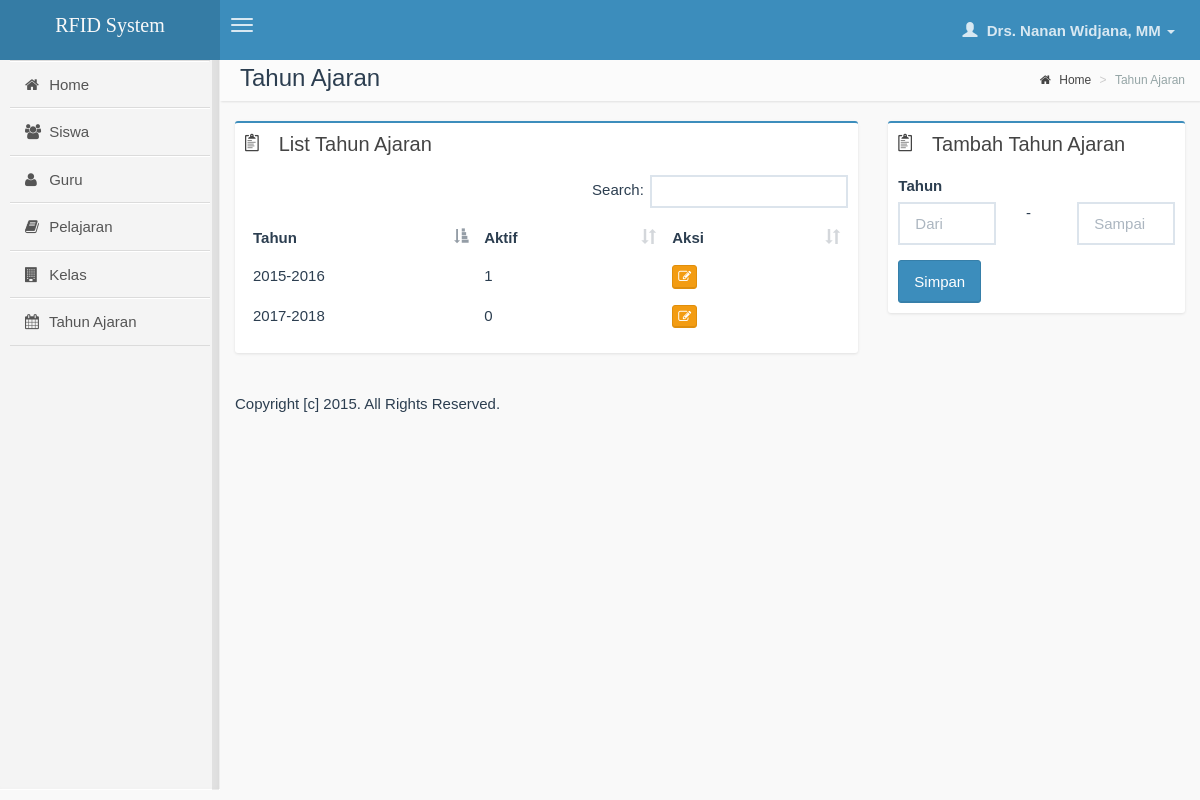
/administrator/tahun_ajaran.php (signed in), run on the app's committed database.
### tables this page shows
CREATE TABLE IF NOT EXISTS `tahun_ajaran` (
`id` int(11) NOT NULL,
  `tahun` varchar(9) NOT NULL,
  `is_aktif` tinyint(1) NOT NULL DEFAULT '0',
  `created_at` datetime NOT NULL DEFAULT CURRENT_TIMESTAMP,
  `updated_at` timestamp NOT NULL DEFAULT CURRENT_TIMESTAMP ON UPDATE CURRENT_TIMESTAMP
);

### lib/login.php (called while the page is built, shortened)
<?php
    if(array_key_exists('logged_in', $_SESSION)):
        $logged_user_level = $_SESSION['logged_user_level'];
    else:
        header('location: index.php');
    endif;

### administrator/tahun_ajaran.php (the view, shortened to what this page needs)
<?php
require_once('../lib/unleashed.lib.php');
require_once('../lib/login.php');
require_once('inc/header.php');
?>
<section class="content-header">
    <h1>
        Tahun Ajaran
    </h1>
    <ol class="breadcrumb">
        <li><a href="home.php"><i class="fa fa-home"></i> Home</a></li>
        <li class="active">Tahun Ajaran</li>
    </ol>
</section>
<section class="content">
    <div class="row">
        <section class="col-lg-8">
            <div class="box box-primary">
                <div class="box-header">
                    <i class="ion ion-clipboard"></i>
                    <h3 class="box-title">List Tahun Ajaran</h3>
                </div>
                <div class="box-body">
                    <table class="table datatable-simple">
                        <thead>
                        <tr>
                            <th>Tahun</th>
                            <th>Aktif</th>
                            <th>Aksi</th>
                        </tr>
                        </thead>
                        <tbody>
                        <?php
                        $q = "SELECT * FROM tahun_ajaran ORDER BY tahun ASC";
                        $r = mysql_query($q);
                        while($d = mysql_fetch_object($r)):
                            ?>
                            <tr>
                                <td><?php echo $d->tahun; ?></td>
                                <td><?php echo $d->is_aktif; ?></td>
                                <td>
                                    <div class="btn-group btn-group-xs">
                                        <a href="tahun_ajaran_detail.php?id=<?php echo $d->id; ?>" class="btn btn-warning"><i class="fa fa-edit"></i> </a>
                                    </div>
                                </td>
                            </tr>
                        <?php endwhile; ?>
                        </tbody>
                    </table>
                </div>
            </div>
        </section>
        <section class="col-lg-4 connectedSortable">
            <?php if($logged_user_level == '1'): ?>
            <div class="box box-primary">
                <div class="box-header">
                    <i class="ion ion-clipboard"></i>
                    <h3 class="box-title">Tambah Tahun Ajaran</h3>
                </div>
                <div class="box-body">
                    <form action="" method="post">
                        <div class="form-group">
                            <label>Tahun</label>
                            <div class="row">
                                <div class="col-md-5"><input type="text" class="form-control" name="tahun1" required="" placeholder="Dari"></div>
                                <div class="col-md-2">-</div>
                                <div class="col-md-5"><input type="text" class="form-control" name="tahun2" required="" placeholder="Sampai"></div>
                            </div>
                        </div>
                        <button class="btn btn-primary">Simpan</button>
                    </form>
                </div>
            </div>
        </section>
        <?php endif; ?>
    </div>
</section>
<?php include('inc/footer.php'); ?>

### data on the page
tahun_ajaran: tahun "2015-2016", is_aktif "1"
tahun_ajaran: tahun "2017-2018", is_aktif "0"

### other printed values
$logged_name "Drs. Nanan Widjana, MM"
